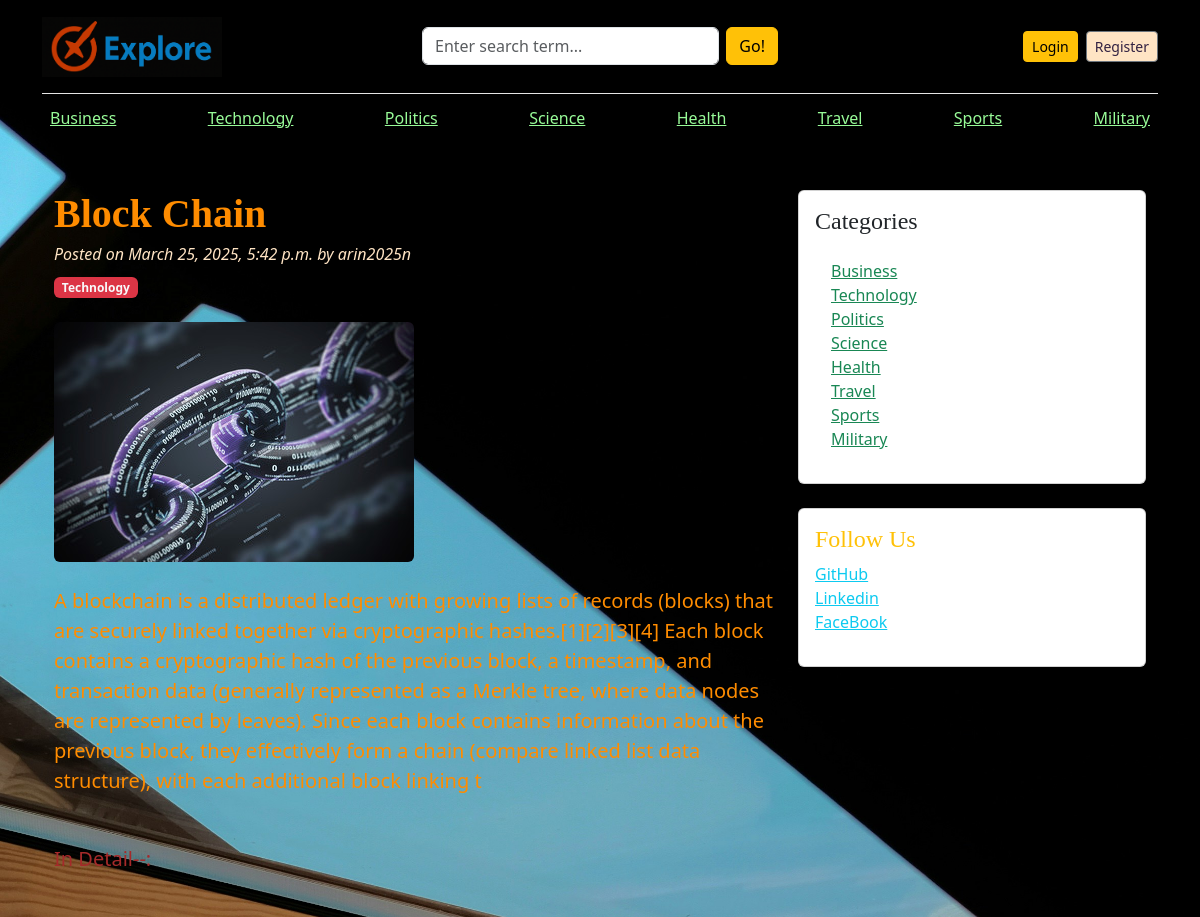
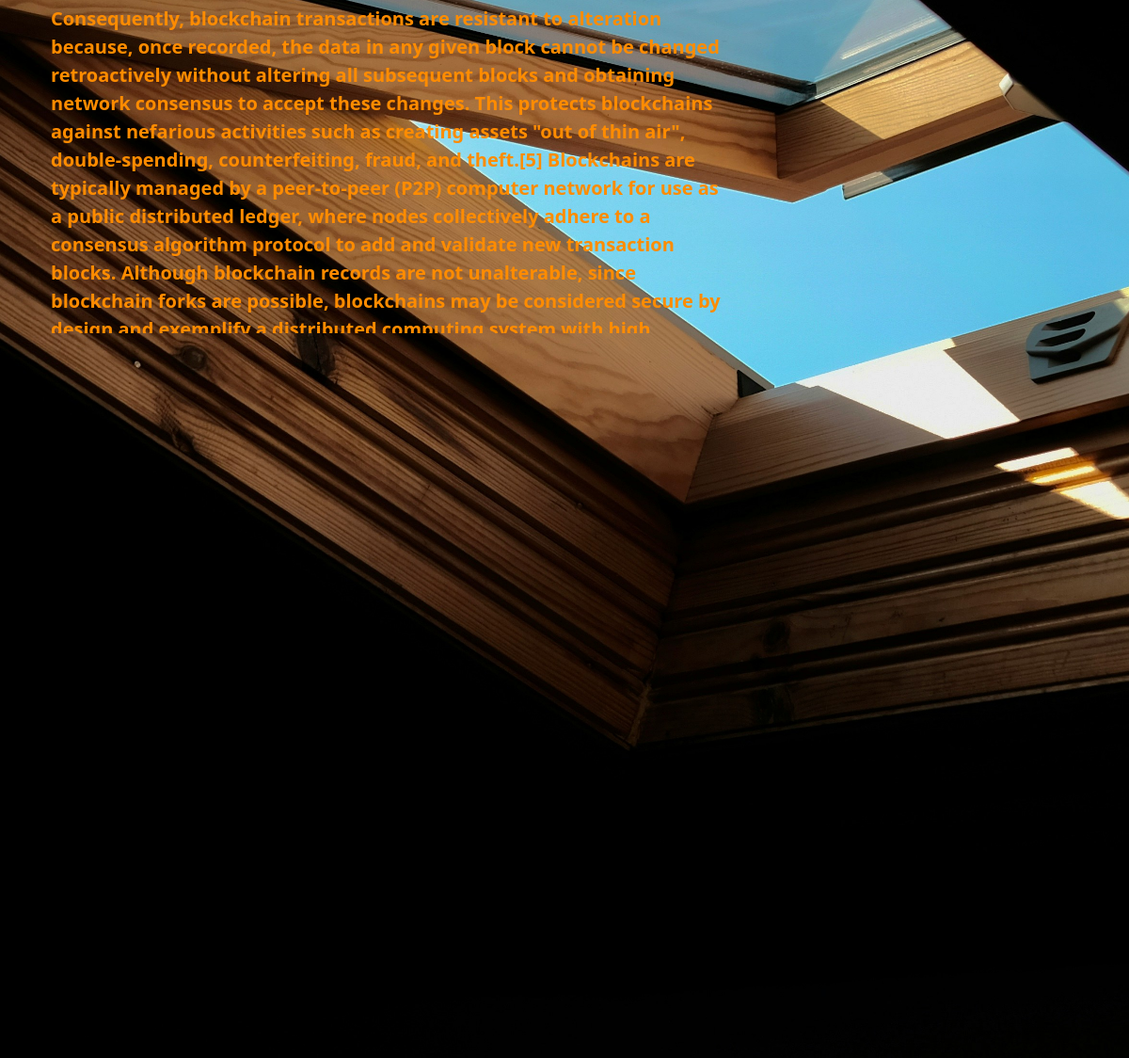
/blogs/block-chain/, run on the app's committed database (2 pictures, top to bottom).
### blogs/models.py (models this page shows, shortened)
class Image(models.Model):
    title = models.CharField(max_length=50)
    image_file = models.ImageField(upload_to='images/')  # Saves to `MEDIA_ROOT/images/`
    uploaded_at = models.DateTimeField(auto_now_add=True)

class Category(models.Model):
    category_name = models.CharField(max_length=50,unique=True) # unique = True krle nam ta unique hisbe nibe,jeta second time use kra jbe na
    created_at = models.DateTimeField(auto_now_add=True)
    updated_at = models.DateTimeField(auto_now=True)
    class Meta:
        verbose_name_plural = 'Categories'
    def __str__(self):
        return self.category_name

class Blog(models.Model):
    title = models.CharField(max_length=100)
    slug = models.SlugField(max_length=150,unique=True,blank=True)
    category = models.ForeignKey(Category,on_delete=models.CASCADE)
    author = models.ForeignKey(User, on_delete=models.CASCADE)
    featured_image = models.ImageField(upload_to='uploads/%y/%m/%d') # etar mane uploads nam er folder a year,month,date er sthe image gula save hbe dynamically
    short_desc = models.TextField(max_length=500)
    blog_body = models.TextField(max_length=2000)
    status = models.CharField(max_length=20,choices=STATUS_CHOICES,default="Draft")
    is_featured = models.BooleanField(default=False)
    created_at = models.DateTimeField(auto_now_add=True)
    updated_at = models.DateTimeField(auto_now=True)

class SocialLink(models.Model):
    platform = models.CharField(max_length=25)
    link = models.URLField(max_length=100)
    created_at = models.DateTimeField(auto_now_add=True)
    updated_at= models.DateTimeField(auto_now=True)

### blogs/views.py (the view, shortened to what this page needs)
# urls.py: path('blogs/<slug:slug>/',AppViews.blogs,name='blogs'),
def blogs(rqst,slug):
    single_blog = get_object_or_404(Blog, slug=slug, status = 'Published')
    comments = Comment.objects.filter(blog = single_blog)
    comment_count = comments.count()
    context = {
        'single_blog':single_blog,
        'cmnts':comments,
        'cmnt_count':comment_count,
    }
    return render(rqst,'blogs.html',context)

### blogs/context_processors.py (called while the page is built)
def get_categories(rqst):
    categories = Category.objects.all()
    return dict(categories = categories) # ekhn autometically categories gula prottekta html page a dhuke jabe

def get_social_links(rqst):
    social_links = SocialLink.objects.all()
    return dict(social_links=social_links)

def image1(rqst):
    logo = Image.objects.get(title="Logo")
    return {'image1':logo}

def image2(rqst):
    WebsiteName = Image.objects.get(title="WebsiteName")
    return {'image2':WebsiteName}

def image3(rqst):
    BackgroundImage = Image.objects.get(title="BackgroundImage")
    return {'image3':BackgroundImage}

### templates/blogs.html
{% extends 'base.html' %}
{% block content %}
<div class="container mt-5">
    <div class="row">
        <div class="col-lg-8">
            <article>
                <header class="mb-4">
                    <h1 class="fw-bolder mb-1">{{single_blog.title}}</h1>
                    <div class="text-muted fst-italic mb-2" style="color: bisque !important;">Posted on {{single_blog.created_at}} by {{single_blog.author}}</div>
                    <a class="badge bg-danger text-decoration-none text-light" href="#!">{{single_blog.category}}</a>
                </header>
                <figure class="mb-4"><img class="img-fluid rounded" src="{{single_blog.featured_image.url}}" alt="..." /></figure>
                <section class="mb-5">
                    <p class="fs-5 mb-4">{{single_blog.short_desc}}</p> <br>
                    <p class="fs-5 mb-4" style="color: brown;">In Detail--:</p> <br>
                    <p class="fs-5 mb-4"><b>{{single_blog.blog_body}}</b></p>
                    <div class="card bg-secondary text-white">
                        <span class="card-body">
                            <span class="card-title text-center"><h4 style="background-color:rgba(1, 16, 17, 0.87) !important; color:bisque"><b><i>Comments (<b style="color:darkred !important;">{{cmnt_count}}</b>) :</i></b></h4></span>
                            <div class="card-text mb-0">
                                {% if cmnts %}
                                    {% for cmnt in cmnts %}
                                        <i style="font-size: 16px !important;color:paleturquoise !important"><b> ~ {{cmnt}}</b></i>
                                        <br>
                                        <span>
                                            <small style="color: brown !important;font-size:1vw !important"><b>By {{cmnt.user}}</b></small>
                                            <small style="color:bisque !important;font-size:1vw !important"><i> / {{cmnt.created_at | timesince }} ago</i></small>
                                        </span><br><br>
                                    {% endfor %}
                                {% else %}
                                <p style="font-size: 2vw !important;"><i>No Comments</i></p>
                                {% endif %}
                                <br> <br> <br>
                                {% if user.is_authenticated %}
                                <div class="form-group">
                                    <form action="" method="POST">
                                        {% csrf_token %}
                                        <div class="form-group">
                                            <textarea class="bg-white text-info form-control" name="comment"  placeholder="Write Your Comment..."></textarea>
                                            <input type="submit" class="btn btn-info mt-2" value="Submit">
                                        </div>
                                    </form>
                                </div>
                                {% else %}
                                <i style="color:coral; font-size:2vw !important"><b style="background-color: beige !;">Please <span><a href="{% url 'login' %}">LogIn</a></span> to write a comment..!</b></i>
                                {% endif %}
                            </div>
                        </span>
                    </div>
                    </section>
            </article>
        </div>
        <div class="col-lg-4">
            <div class="card mb-4 p-3">
                <h4 class="font-italic">Categories</h4>
                <div class="card-body">
                    <div class="row">
                        <div class="col-sm-6">
                            <ul class="list-unstyled mb-0">
                                {% for cat in categories %}
                                <li><a href="{% url 'posts_by_category' cat.id %}" class="text-success">{{cat.category_name}}</a></li>
                                {% endfor %}
                            </ul>
                        </div>
                    </div>
                </div>
            </div>
            {% if social_links %}
            <div class="card mb-4 p-3">
                <h4 class="font-italic text-warning">Follow Us</h4>
                <ol class="list-unstyled">
                    {% for lnk in social_links%}
                    <li><a href="{{lnk.link}}" target="_blank" class="text-info">{{lnk.platform}}</a></li>
                    {% endfor %}
                </ol>
            </div>
            {% endif %}
        </div>
    </div>
</div>
{% endblock %}

### templates/base.html (shortened to what this page needs)
<!DOCTYPE html>
<html lang="en">
{% load static %}
<head>
    <link rel="stylesheet" href="https://cdnjs.cloudflare.com/ajax/libs/font-awesome/4.7.0/css/font-awesome.min.css">
    <link href="https://cdn.jsdelivr.net/npm/bootstrap@5.3.3/dist/css/bootstrap.min.css" rel="stylesheet">
    <link rel="stylesheet" href="{% static 'css/blog.css' %}">
</head>
<body data-user-authenticated="{% if user.is_authenticated %}true{% else %}false{% endif %}" data-user-id="{% if user.is_authenticated %}{{ user.id }}{% else %}null{% endif %}">
    <div class="container">
      <header class="blog-header py-3">
        <div class="row align-items-center">
          <div class="col-12 col-md-3 col-lg-4 text-center text-md-start mb-2 mb-md-0">
            <a class="blog-header-logo" id="headLine" href="/">
              <img src="{{image2.image_file.url}}" alt="Explore" class="img-fluid" style="max-height: 60px; max-width: 180px;">
            </a>
          </div>
          <div class="col-12 col-md-6 col-lg-4 mb-2 mb-md-0">
            <form action="{% url 'search' %}" method="GET">
              <div class="input-group">
                <input class="form-control search-box me-2 rounded" type="text" name="keyword" value="{{kywrd}}" placeholder="Enter search term..." autocomplete="off" aria-label="Enter search term..." aria-describedby="button-search" />
                <button type="submit" class="btn btn-warning rounded" id="button-search">Go!</button>
              </div>
            </form>
          </div>
          <div class="col-12 col-md-3 col-lg-4 d-flex justify-content-center justify-content-md-end align-items-center">
            {% block navigation_links %}
            {% if not user.is_authenticated %}
              <div class="d-flex flex-wrap gap-2 justify-content-center">
                <a class="btn btn-sm btn-warning" id="login" href="{% url 'login' %}">Login</a>
                <a class="btn btn-sm btn-outline-secondary" id="rgstr" href="{% url 'register' %}">Register</a>
              </div>
            {% else %}
              <div class="d-flex flex-wrap gap-2 justify-content-center">
                <a href="{% url 'dashboard' %}" class="btn btn-sm lggdin" style="color:brown ; background-color:black"><i><b>Dashboard</b></i></a>
                <a href="{% url 'logout' %}" id="lo_btn" class="btn btn-sm btn-danger"><i><b>LogOut</b></i></a>
              </div>
            {% endif %}
            {% endblock %}
          </div>
        </div>
      </header>
      <div class="nav-scroller py-1 mb-2">
        <nav class="nav d-flex flex-wrap justify-content-center justify-content-md-between">
        {% for cat in categories %}
          <a class="p-2 text-nowrap" id="cat_nam" href="{% url 'posts_by_category' cat.id %}" style="color:palegreen;">{{cat.category_name}}</a>
        {% endfor %}
        </nav>
      </div>
    {% block content %}
    {% endblock %}
    </div>
    <footer class="blog-footer bg-dark text-warning border border-info border-2 rounded">
        <p>Django blog built with 🤪 by <h5 class="text-info" style='opacity:0.8789'><b>Arin Ahmed</b></h5></p>
    </footer>
</body>
</html>

### static/css/blog.css (style rules this page uses)
.blog-header { border-bottom: 1px solid #e5e5e5; }
.blog-header-logo { font-family: "Playfair Display", Georgia, "Times New Roman", serif; font-size: 2.25rem; }
h1, h2, h3, h4, h5, h6 { font-family: "Playfair Display", Georgia, "Times New Roman", serif; }
.blog-footer { padding: 2.5rem 0; color: #727272; text-align: center; background-color: #f9f9f9; border-top: .05rem solid #e5e5e5; }

### data on the page
Image: image_file (picture)
Category: category_name "Business"
Category: category_name "Technology"
Category: category_name "Politics"
Category: category_name "Science"
Category: category_name "Health"
Category: category_name "Travel"
Category: category_name "Sports"
Category: category_name "Military"
Blog: title "Block Chain", created_at "March 25, 2025, 5:42 p.m.", author "arin2025n", category "Technology", featured_image (picture), short_desc "A blockchain is a distributed ledger with growing lists of records (blocks) that are securely linked together via cryptographic hashes.[1][2][3][4] Each block contains a cryptographic hash of the previous block, a timestamp, and transaction data (generally represented as a Merkle tree, where data nodes are represented by leaves). Since each block contains information about the previous block, they effectively form a chain (compare linked list data structure), with each additional block linking t", blog_body "Consequently, blockchain transactions are resistant to alteration because, once recorded, the data in any given block cannot be changed retroactively without altering all subsequent blocks and obtaining network consensus to accept these changes. This protects blockchains against nefarious activities such as creating assets \"out of thin air\", double-spending, counterfeiting, fraud, and theft.[5] Blockchains are typically managed by a peer-to-peer (P2P) computer network for use as a public distributed ledger, where nodes collectively adhere to a consensus algorithm protocol to add and validate new transaction blocks. Although blockchain records are not unalterable, since blockchain forks are…"
SocialLink: platform "GitHub"
SocialLink: platform "Linkedin"
SocialLink: platform "FaceBook"
